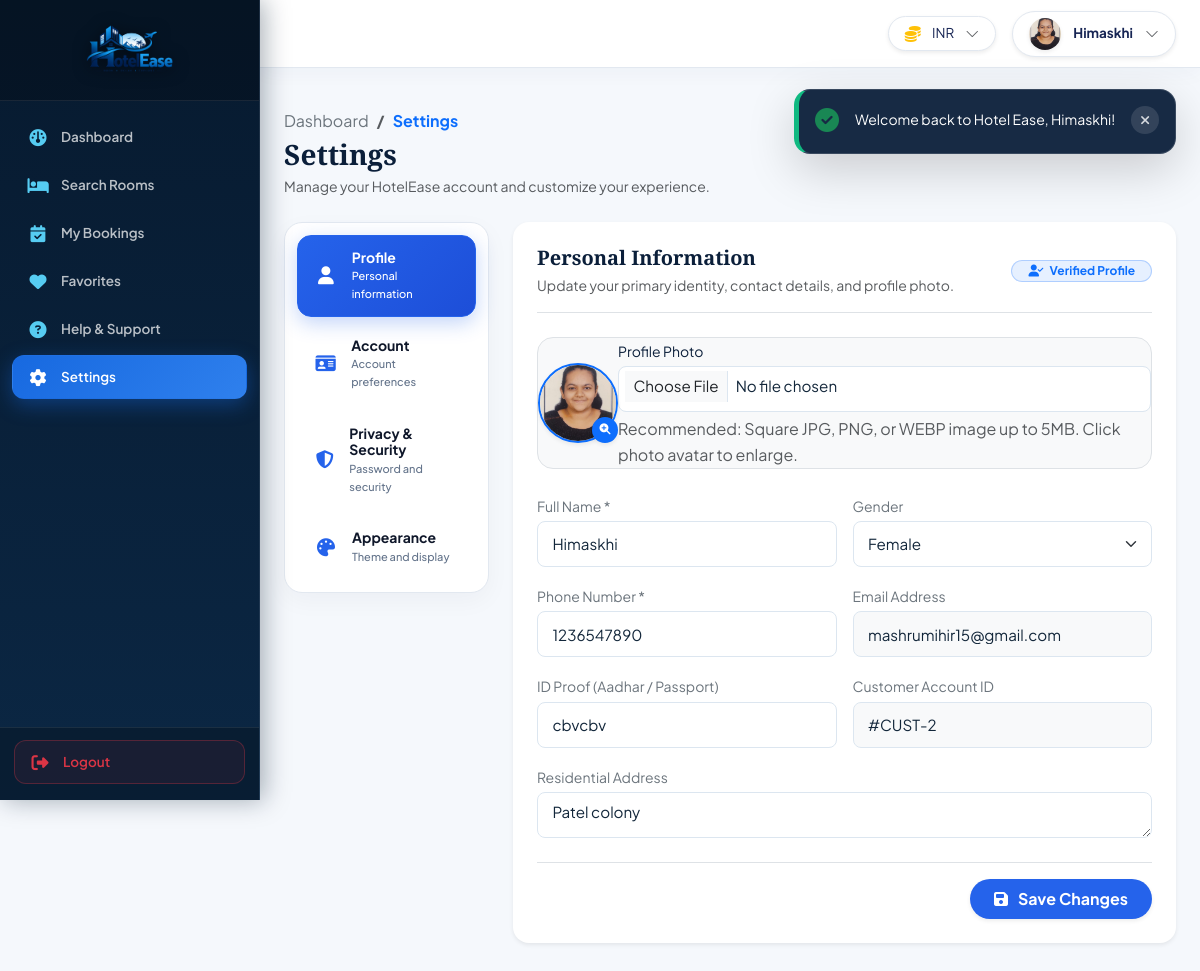
The page /user/settings.php (signed in) on the database its author committed.
### tables this page shows
CREATE TABLE `customers` (
  `customer_id` int(11) NOT NULL,
  `name` varchar(150) NOT NULL,
  `gender` enum('Male','Female','Other') DEFAULT 'Male',
  `mobile` varchar(20) NOT NULL,
  `email` varchar(150) NOT NULL,
  `address` text DEFAULT NULL,
  `id_proof` varchar(100) DEFAULT NULL,
  `password` varchar(255) NOT NULL,
  `plain_password` varchar(150) DEFAULT NULL,
  `created_at` timestamp NOT NULL DEFAULT current_timestamp(),
  `profile_pic` varchar(255) DEFAULT NULL,
  `pref_language` varchar(10) DEFAULT 'en',
  `pref_currency` varchar(10) DEFAULT 'INR',
  `pref_timezone` varchar(50) DEFAULT 'Asia/Kolkata',
  `pref_date_format` varchar(20) DEFAULT 'DD/MM/YYYY',
  `save_booking_info` tinyint(1) DEFAULT 1,
  `show_recommended` tinyint(1) DEFAULT 1,
  `remember_room_type` tinyint(1) DEFAULT 1,
  `enable_personalized` tinyint(1) DEFAULT 1,
  `notif_email` tinyint(1) DEFAULT 1,
  `notif_reminders` tinyint(1) DEFAULT 1,
  `notif_offers` tinyint(1) DEFAULT 1,
  `notif_price_alerts` tinyint(1) DEFAULT 0,
  `theme_preference` varchar(20) DEFAULT 'light',
  `status` varchar(20) DEFAULT 'Active'
);

### config.php (called while the page is built, shortened)
<?php
function get_current_currency() {
    return 'INR';
}
?>

### includes/auth.php (called while the page is built, shortened)
<?php
require_once __DIR__ . '/../config.php';
function get_logged_user() {
    $pdo = getDBConnection();
    $stmt = $pdo->prepare("SELECT * FROM `customers` WHERE `customer_id` = :id LIMIT 1");
    $stmt->execute(['id' => $_SESSION['user_id']]);
    $user = $stmt->fetch();
    return $user;
}
?>

### user/settings.php (the view, shortened to what this page needs)
<?php
require_once __DIR__ . '/../includes/header.php';
$user = get_logged_user();
?>
<?php include __DIR__ . '/includes/sidebar.php'; ?>
<main class="main-content">
<?php
include __DIR__ . '/includes/navbar.php';
?>
<div class="container-fluid px-4 py-3">
    <div class="mb-4">
        <nav aria-label="breadcrumb" class="mb-1.5">
            <ol class="breadcrumb mb-1 extra-small text-muted font-semibold">
                <li class="breadcrumb-item"><a href="/hotel_website/user/dashboard.php" class="text-decoration-none text-secondary">Dashboard</a></li>
                <li class="breadcrumb-item active text-primary fw-bold" aria-current="page">Settings</li>
            </ol>
        </nav>
        <h3 class="font-serif-title fw-bold text-navy mb-1">Settings</h3>
        <p class="small text-muted mb-0">Manage your HotelEase account and customize your experience.</p>
    </div>
    <div class="row g-4 mb-4">
        <div class="col-lg-4 col-xl-3">
            <div class="settings-nav-card">
                <div class="nav flex-column">
                    <button type="button" class="settings-nav-item active" id="tab-nav-profile" onclick="switchSettingsTab('profile')">
                        <i class="fa-solid fa-user"></i>
                        <div>
                            <span class="nav-title">Profile</span>
                            <span class="nav-desc">Personal information</span>
                        </div>
                    </button>
                    <button type="button" class="settings-nav-item" id="tab-nav-account" onclick="switchSettingsTab('account')">
                        <i class="fa-solid fa-id-card"></i>
                        <div>
                            <span class="nav-title">Account</span>
                            <span class="nav-desc">Account preferences</span>
                        </div>
                    </button>
                    <button type="button" class="settings-nav-item" id="tab-nav-security" onclick="switchSettingsTab('security')">
                        <i class="fa-solid fa-shield-halved"></i>
                        <div>
                            <span class="nav-title">Privacy &amp; Security</span>
                            <span class="nav-desc">Password and security</span>
                        </div>
                    </button>
                    <button type="button" class="settings-nav-item" id="tab-nav-appearance" onclick="switchSettingsTab('appearance')">
                        <i class="fa-solid fa-palette"></i>
                        <div>
                            <span class="nav-title">Appearance</span>
                            <span class="nav-desc">Theme and display</span>
                        </div>
                    </button>
                </div>
            </div>
        </div>
        <div class="col-lg-8 col-xl-9">
            <div class="settings-pane" id="pane-profile">
                <form method="POST" action="" enctype="multipart/form-data" id="profileForm">
                    <div class="card border-0 shadow-sm rounded-4 p-4 bg-white mb-4">
                        <div class="border-bottom pb-3 mb-4 d-flex justify-content-between align-items-center">
                            <div>
                                <h5 class="font-serif-title fw-bold text-navy mb-1">Personal Information</h5>
                                <p class="small text-muted mb-0">Update your primary identity, contact details, and profile photo.</p>
                            </div>
                            <span class="badge bg-primary bg-opacity-10 text-primary border border-primary border-opacity-25 px-3 py-1.5 rounded-pill small font-semibold">
                                <i class="fa-solid fa-user-check me-1"></i> Verified Profile
                            </span>
                        </div>
                        <div class="p-3.5 bg-light rounded-4 border mb-4 d-flex flex-column flex-sm-row align-items-center gap-3.5">
                            <div class="position-relative flex-shrink-0 cursor-pointer" title="Click to view photo" onclick="openPhotoModal(document.getElementById('photoPreview')?.src || '', '<?php echo htmlspecialchars(addslashes($user['name'] ?? 'User Profile')); ?>')">
                                <?php if (!empty($user['profile_pic'])): ?>
                                    <img id="photoPreview" src="<?php echo htmlspecialchars($user['profile_pic']); ?>" class="rounded-circle object-fit-cover shadow-sm border border-2 border-primary" style="width: 80px; height: 80px;" alt="Profile Photo">
                                <?php endif; ?>
                                <span class="position-absolute bottom-0 end-0 bg-primary text-white rounded-circle d-flex align-items-center justify-content-center shadow-sm" style="width: 26px; height: 26px; font-size: 11px;" title="View Full Photo">
                                    <i class="fa-solid fa-magnifying-glass-plus"></i>
                                </span>
                            </div>
                            <div class="flex-grow-1 w-100">
                                <label class="form-label small font-bold text-navy mb-1">Profile Photo</label>
                                <input type="file" name="profile_pic" id="photoInput" accept="image/*" class="form-control form-control-sm rounded-3 font-medium">
                                <span class="text-muted extra-small d-block mt-1">Recommended: Square JPG, PNG, or WEBP image up to 5MB. Click photo avatar to enlarge.</span>
                            </div>
                        </div>
                        <div class="row g-3">
                            <div class="col-md-6">
                                <label class="form-label small font-bold text-secondary mb-1">Full Name *</label>
                                <input type="text" name="name" class="form-control rounded-3 font-semibold" value="<?php echo htmlspecialchars($user['name'] ?? ''); ?>" required>
                            </div>
                            <div class="col-md-6">
                                <label class="form-label small font-bold text-secondary mb-1">Gender</label>
                                <select name="gender" class="form-select rounded-3 font-semibold">
                                    <option value="Female" <?php echo ($user['gender'] ?? '') === 'Female' ? 'selected' : ''; ?>>Female</option>
                                </select>
                            </div>
                            <div class="col-md-6">
                                <label class="form-label small font-bold text-secondary mb-1">Phone Number *</label>
                                <input type="text" name="mobile" class="form-control rounded-3 font-semibold" value="<?php echo htmlspecialchars($user['mobile'] ?? ''); ?>" required>
                            </div>
                            <div class="col-md-6">
                                <label class="form-label small font-bold text-secondary mb-1">Email Address</label>
                                <input type="email" class="form-control rounded-3 bg-light font-semibold" value="<?php echo htmlspecialchars($user['email'] ?? ''); ?>" readonly>
                            </div>
                            <div class="col-md-6">
                                <label class="form-label small font-bold text-secondary mb-1">ID Proof (Aadhar / Passport)</label>
                                <input type="text" name="id_proof" class="form-control rounded-3 font-semibold" value="<?php echo htmlspecialchars($user['id_proof'] ?? ''); ?>" placeholder="e.g. Aadhar / Passport No.">
                            </div>
                            <div class="col-md-6">
                                <label class="form-label small font-bold text-secondary mb-1">Customer Account ID</label>
                                <input type="text" class="form-control rounded-3 bg-light font-semibold" value="#CUST-<?php echo htmlspecialchars($user['customer_id'] ?? '101'); ?>" readonly>
                            </div>
                            <div class="col-12">
                                <label class="form-label small font-bold text-secondary mb-1">Residential Address</label>
                                <textarea name="address" rows="3" class="form-control rounded-3 font-semibold" placeholder="Enter street address, city, state, pincode"><?php echo htmlspecialchars($user['address'] ?? ''); ?></textarea>
                            </div>
                        </div>
                        <div class="mt-4 pt-3 border-top text-end">
                            <button type="submit" class="btn btn-luxury-primary rounded-pill px-4 py-2 font-bold shadow-sm">
                                <i class="fa-solid fa-floppy-disk me-1.5"></i> Save Changes
                            </button>
                        </div>
                    </div>
                </form>
            </div>
        </div>
    </div>
</div>
</main>
<?php require_once __DIR__ . '/../includes/footer.php'; ?>

### user/includes/navbar.php (shortened to what this page needs)
<?php
require_once __DIR__ . '/../../config.php';
$navUser = get_logged_user() ?? [
    'name' => $_SESSION['user_name'] ?? 'Mihir Mashru',
    'email' => $_SESSION['user_email'] ?? 'mashrumihir15@gmail.com'
];
?>
<div class="top-sticky-navbar d-flex align-items-center mb-4">
    <div class="container-fluid px-4 d-flex align-items-center justify-content-between">
        <div class="d-flex align-items-center gap-3">
            <?php $activeCurr = get_current_currency(); ?>
            <div class="dropdown position-relative topbar-dropdown-container">
                <button id="currDropdownBtn" class="btn bg-white rounded-pill px-3 py-1.5 d-flex align-items-center gap-1.5 shadow-sm border small font-semibold user-nav-pill" type="button" aria-expanded="false" title="Change Display Currency" style="border-color: #E2E8F0 !important;">
                    <i class="fa-solid fa-coins text-warning me-1"></i>
                    <span style="color: #172554; font-size: 13.5px;"><?php echo htmlspecialchars($activeCurr); ?></span>
                    <i class="bi bi-chevron-down small text-muted ms-1 nav-chevron-icon" id="currChevron"></i>
                </button>
            </div>
            <div class="dropdown position-relative topbar-dropdown-container" id="userProfileDropdownContainer">
                <button id="userProfileDropdownBtn" class="btn bg-white rounded-pill px-3 py-1.5 d-flex align-items-center gap-2 shadow-sm border user-nav-pill" type="button" aria-expanded="false" aria-haspopup="true" style="border-color: #E2E8F0 !important;">
                    <?php if (!empty($navUser['profile_pic'])): ?>
                        <img src="<?php echo htmlspecialchars($navUser['profile_pic']); ?>" class="rounded-circle object-fit-cover shadow-sm" style="width: 32px; height: 32px;" alt="Profile">
                    <?php endif; ?>
                    <span class="small fw-bold d-none d-sm-inline ms-1" style="color: #172554; font-size: 13.5px;"><?php echo htmlspecialchars($navUser['name']); ?></span>
                    <i class="bi bi-chevron-down small text-muted ms-1 nav-chevron-icon" id="userDropdownChevron"></i>
                </button>
            </div>
        </div>
    </div>
</div>

### rows shown on the page
customers: profile_pic (picture), name "Himaskhi", gender "Female", mobile "1236547890", email "mashrumihir15@gmail.com", id_proof "cbvcbv", customer_id "#CUST-2", address "Patel colony"

### other values the page prints
strip_tags($toast['message']) "Welcome back to Hotel Ease, Himaskhi!"
$activeCurr "INR"
